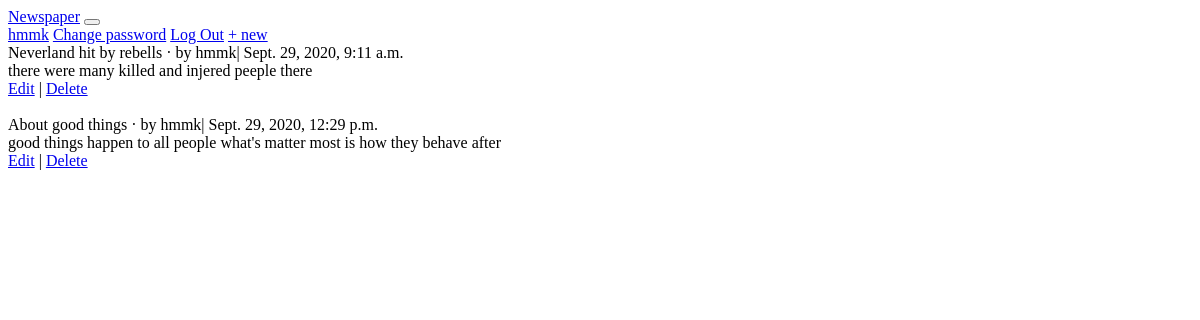
/articles/ (signed in), run on an earlier commit of the app's database.
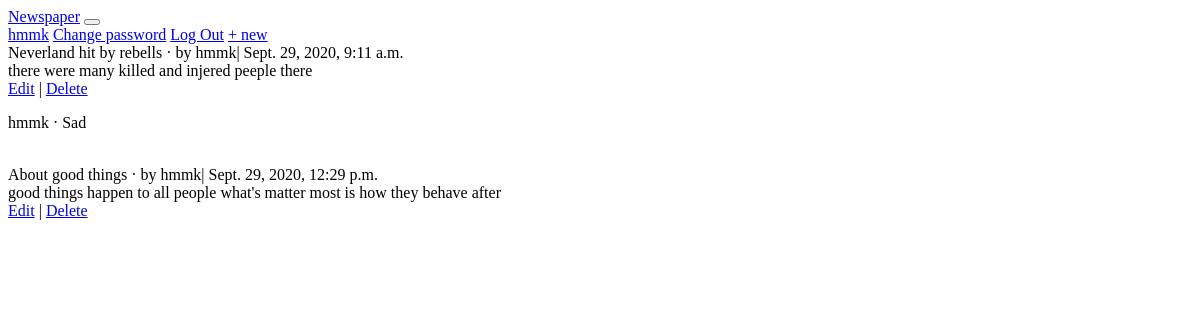
And on a later commit of the database.
### articles/models.py (models this page shows, shortened)
class Article(models.Model):
    title = models.CharField(max_length = 255)
    body = models.TextField()
    date = models.DateTimeField(auto_now_add=True)
    auther = models.ForeignKey(
        get_user_model(),
        on_delete = models.CASCADE,
    )

class Comment(models.Model):
    article = models.ForeignKey(Article, on_delete = models.CASCADE, related_name = 'comments')
    comment = models.CharField(max_length=150)
    author = models.ForeignKey(
        get_user_model(),
        on_delete = models.CASCADE,
    )
    def __str__(self):
        return self.comment

### users/models.py (models this page shows)
class CustomUser(AbstractUser):
    age = models.PositiveIntegerField(null=True, blank=True)

### articles/views.py (the view)
# urls.py: path('', ArticleListView.as_view(), name='article_list'),
class ArticleListView(LoginRequiredMixin, ListView):
    model = Article
    template_name = 'article_list.html'
    login_url = 'login'

### templates/article_list.html (shortened to what this page needs)
{% extends 'base.html' %}
{% block content %}
{% for article in object_list %}
	<div class="card">
		<div class="card-header">
		<span class="font-weight-bold">{{article.title}}</span> &middot;
		<span class="text-nuted">by {{article.auther}}|
		{{article.date}}</span>
		</div>
		<div class="card-body">{{article.body}}</div>
		<div class="card-footer text-center text-muted">
		<a href="{% url 'article_edit' article.pk %}">Edit</a> | <a href="{% url 'article_delete' article.pk %}">Delete</a>
		</div>
		<div class="card-footer">
			{% for comment in article.comments.all %}
			<p>
			<span class="font-weight-bold"> {{ comment.author }} &middot;</span>
			{{comment}}
			</p>
			{% endfor %}
		</div>
	</div><br />
{% endfor %}
{% endblock content %}

What changed in the data, as far as the page shows it:
added Comment: author "hmmk", comment "Sad", shown under Article "Neverland hit by rebells"
